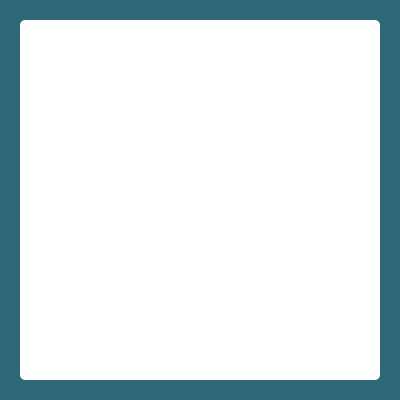
<?xml version="1.0" encoding="UTF-8"?>
<ui version="4.0">
 <class>history_window</class>
 <widget class="QDialog" name="history_window">
  <property name="geometry">
   <rect>
    <x>0</x>
    <y>0</y>
    <width>400</width>
    <height>400</height>
   </rect>
  </property>
  <property name="sizePolicy">
   <sizepolicy hsizetype="Fixed" vsizetype="Fixed">
    <horstretch>0</horstretch>
    <verstretch>0</verstretch>
   </sizepolicy>
  </property>
  <property name="minimumSize">
   <size>
    <width>400</width>
    <height>400</height>
   </size>
  </property>
  <property name="maximumSize">
   <size>
    <width>400</width>
    <height>400</height>
   </size>
  </property>
  <property name="windowTitle">
   <string>Dialog</string>
  </property>
  <property name="styleSheet">
   <string notr="true">#history_window
{
	background-color: #316878	;
	color: white;
}</string>
  </property>
  <layout class="QVBoxLayout" name="verticalLayout">
   <property name="spacing">
    <number>10</number>
   </property>
   <property name="leftMargin">
    <number>20</number>
   </property>
   <property name="topMargin">
    <number>20</number>
   </property>
   <property name="rightMargin">
    <number>20</number>
   </property>
   <property name="bottomMargin">
    <number>20</number>
   </property>
   <item>
    <widget class="QListWidget" name="listWidget">
     <property name="styleSheet">
      <string notr="true">border-radius: 5px;
background-color: rgb(255, 255, 255);</string>
     </property>
    </widget>
   </item>
  </layout>
 </widget>
 <resources/>
 <connections/>
</ui>
